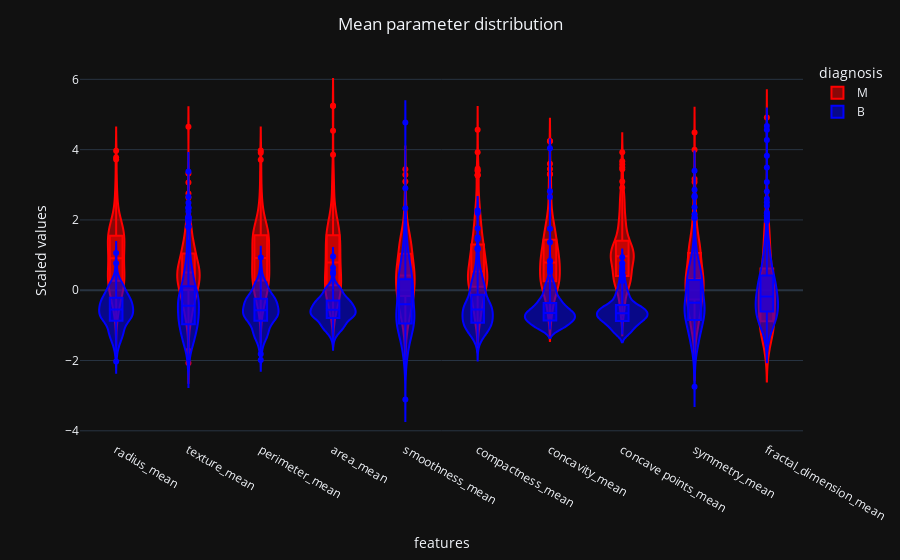

Notebook code cell kept with this figure:
### Code cell
fig3=px.violin(data,x='features',y='value',box=True,color='diagnosis',violinmode='overlay',labels={'value':'Scaled values'},color_discrete_sequence =['red','blue'])
fig3.update_layout(violingap=0,template='plotly_dark',title='Mean parameter distribution',title_x=0.5)
fig3.show()

### Figure 1 — Plotly figure (JSON) as saved in the notebook; plotly's stock layout.template omitted (floating-point values rounded to 4 significant figures; data arrays with more than 128 entries replaced by an {"elided": "..."} marker saying what was removed)
{"data": [{"alignmentgroup": "True", "box": {"visible": true}, "hovertemplate": "diagnosis=M<br>features=%{x}<br>Scaled values=%{y}<extra></extra>", "legendgroup": "M", "marker": {"color": "red"}, "name": "M", "offsetgroup": "M", "orientation": "v", "scalegroup": "True", "showlegend": true, "type": "violin", "x": {"elided": "2120 str values"}, "x0": " ", "xaxis": "x", "y": {"elided": "2120 float values"}, "y0": " ", "yaxis": "y"}, {"alignmentgroup": "True", "box": {"visible": true}, "hovertemplate": "diagnosis=B<br>features=%{x}<br>Scaled values=%{y}<extra></extra>", "legendgroup": "B", "marker": {"color": "blue"}, "name": "B", "offsetgroup": "B", "orientation": "v", "scalegroup": "True", "showlegend": true, "type": "violin", "x": {"elided": "3570 str values"}, "x0": " ", "xaxis": "x", "y": {"elided": "3570 float values"}, "y0": " ", "yaxis": "y"}], "layout": {"legend": {"title": {"text": "diagnosis"}, "tracegroupgap": 0}, "margin": {"t": 60}, "title": {"text": "Mean parameter distribution", "x": 0.5}, "violingap": 0, "violinmode": "overlay", "xaxis": {"anchor": "y", "domain": [0, 1], "title": {"text": "features"}}, "yaxis": {"anchor": "x", "domain": [0, 1], "title": {"text": "Scaled values"}}}}
